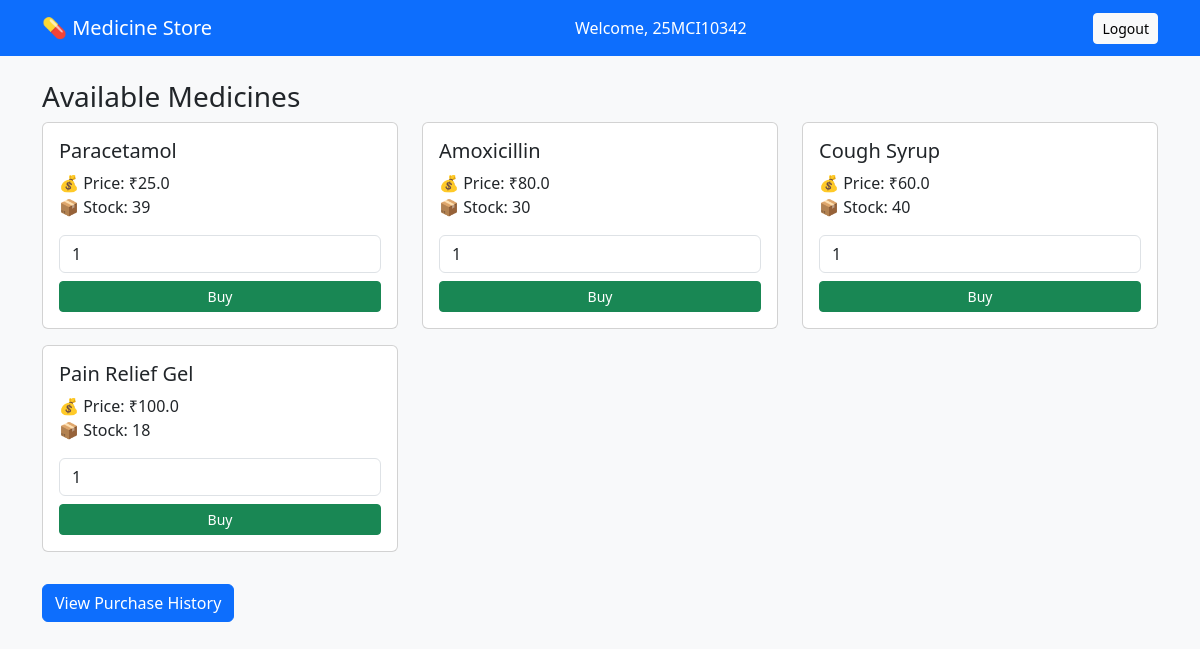
Screenshot of / (signed in) with the database file from the repository.
### app.py (models this page shows)
class Medicine(db.Model):
    id = db.Column(db.Integer, primary_key=True)
    name = db.Column(db.String(100), nullable=False)
    price = db.Column(db.Float, nullable=False)
    stock = db.Column(db.Integer, nullable=False)

### app.py (the view)
@app.route("/")
def index():
    if "user" not in session:
        return redirect(url_for("login"))
    medicines = Medicine.query.all()
    return render_template("home.html", medicines=medicines, user=session["user"])

### templates/home.html
{% extends "layout.html" %}
{% block content %}
<h3>Available Medicines</h3>
<div class="row">
  {% for med in medicines %}
  <div class="col-md-4">
    <div class="card mb-3">
      <div class="card-body">
        <h5>{{ med.name }}</h5>
        <p>💰 Price: ₹{{ med.price }}<br>📦 Stock: {{ med.stock }}</p>
        <form action="{{ url_for('buy_medicine', medicine_id=med.id) }}" method="POST">
          <input type="number" name="quantity" min="1" max="{{ med.stock }}" value="1" class="form-control mb-2" required>
          <button class="btn btn-success btn-sm w-100">Buy</button>
        </form>
      </div>
    </div>
  </div>
  {% endfor %}
</div>
<a href="/purchases" class="btn btn-primary mt-3">View Purchase History</a>
{% endblock %}

### rows the page displays
Medicine: name "Paracetamol", price "25.0", stock "39"
Medicine: name "Amoxicillin", price "80.0", stock "30"
Medicine: name "Cough Syrup", price "60.0", stock "40"
Medicine: name "Pain Relief Gel", price "100.0", stock "18"

### other values shown
{{ session['user'] }} "25MCI10342"
